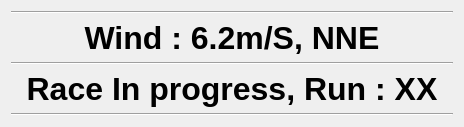
<?xml version="1.0" encoding="UTF-8"?>
<ui version="4.0">
 <class>WBottom</class>
 <widget class="QWidget" name="WBottom">
  <property name="geometry">
   <rect>
    <x>0</x>
    <y>0</y>
    <width>464</width>
    <height>125</height>
   </rect>
  </property>
  <property name="sizePolicy">
   <sizepolicy hsizetype="Preferred" vsizetype="Fixed">
    <horstretch>0</horstretch>
    <verstretch>0</verstretch>
   </sizepolicy>
  </property>
  <property name="windowTitle">
   <string>Form</string>
  </property>
  <layout class="QGridLayout" name="gridLayout">
   <item row="0" column="0">
    <widget class="Line" name="line">
     <property name="orientation">
      <enum>Qt::Horizontal</enum>
     </property>
    </widget>
   </item>
   <item row="1" column="0">
    <widget class="QLabel" name="WindInfo">
     <property name="sizePolicy">
      <sizepolicy hsizetype="Preferred" vsizetype="Preferred">
       <horstretch>0</horstretch>
       <verstretch>0</verstretch>
      </sizepolicy>
     </property>
     <property name="font">
      <font>
       <pointsize>24</pointsize>
       <weight>75</weight>
       <bold>true</bold>
      </font>
     </property>
     <property name="text">
      <string>Wind : 6.2m/S, NNE</string>
     </property>
     <property name="alignment">
      <set>Qt::AlignCenter</set>
     </property>
    </widget>
   </item>
   <item row="2" column="0">
    <widget class="Line" name="line_2">
     <property name="orientation">
      <enum>Qt::Horizontal</enum>
     </property>
    </widget>
   </item>
   <item row="3" column="0">
    <widget class="QLabel" name="RaceInfo">
     <property name="sizePolicy">
      <sizepolicy hsizetype="Preferred" vsizetype="Preferred">
       <horstretch>0</horstretch>
       <verstretch>0</verstretch>
      </sizepolicy>
     </property>
     <property name="font">
      <font>
       <pointsize>24</pointsize>
       <weight>75</weight>
       <bold>true</bold>
      </font>
     </property>
     <property name="text">
      <string>Race In progress, Run : XX</string>
     </property>
     <property name="alignment">
      <set>Qt::AlignCenter</set>
     </property>
    </widget>
   </item>
   <item row="4" column="0">
    <widget class="Line" name="line_3">
     <property name="orientation">
      <enum>Qt::Horizontal</enum>
     </property>
    </widget>
   </item>
  </layout>
 </widget>
 <resources/>
 <connections/>
</ui>
